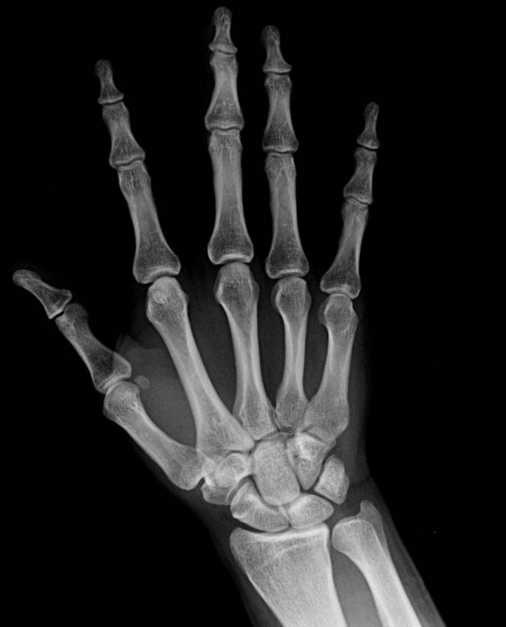
#> input picture img_encryption/images/grey/med.png, 506 x 627 px
$ python correlation.py
#> lines starting #> are read from the running program, lines starting #| are printed output that depends on the picture
#> in show_correlation, r_img is the input picture: shape (627, 506); min 0, max 232, mean 34.9
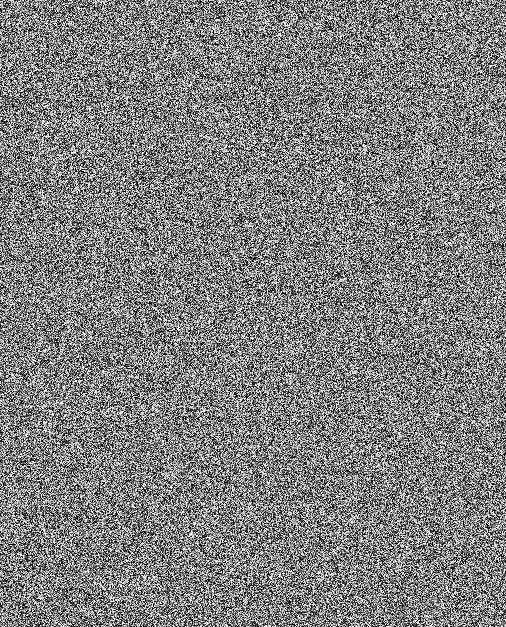
#> input picture img_encryption/CDBEA/result/med_encrypt.png, 506 x 627 px
#> in show_correlation, e_img is the input picture: shape (627, 506); min 0, max 255, mean 127.9
# -*-coding:utf-8 -*-

"""
# File       : correlation
# Time       ：2024/10/7 0:08
# Author     ：chenyu
# version    ：python 3.8
# Description：
"""
import cv2
import numpy as np
import matplotlib.pyplot as plt

# 分别计算图像通道相邻像素的水平、垂直和对角线的相关系数并返回
def _correlation(img, N):
    # 计算img通道
#> called with N = 2000
    h, w = img.shape
#> h = 627; w = 506
    # 随机产生pixels个[0,w-1)范围内的整数序列
    row = np.random.randint(0, h-1, N)
    col = np.random.randint(0, w-1, N)
    # 绘制相邻像素相关性图,统计x,y坐标
    h_x = []
    v_x = []
    d_x = []
    h_y = []
    v_y = []
    d_y = []
    for i in range(N):
        # 选择当前一个像素
        h_x.append(img[row[i]][col[i]])
        v_x.append(img[row[i]][col[i]])
        d_x.append(img[row[i]][col[i]])
        # 水平相邻像素是它的右侧也就是同行下一列的像素
        h_y.append(img[row[i]][col[i]+1])
        # 垂直相邻像素是它的下方也就是同列下一行的像素
        v_y.append(img[row[i]+1][col[i]])
        # 对角线相邻像素是它的右下即下一行下一列的那个像素
        d_y.append(img[row[i]+1][col[i]+1])
#> after the loop, d_x = 2000 values, max 218 at index 1760, min 0 at index 5, mean 32.83; d_y = 2000 values, max 210 at index 1454, min 0 at index 36, mean 32.84; h_x has the same summary as d_x; h_y = 2000 values, max 213 at index 1760, min 0 at index 36, mean 32.95; v_x has the same summary as d_x; v_y = 2000 values, max 217 at index 572, min 0 at index 5, mean 32.74
    # 三个方向的合到一起
    # x = x*3
    # y = h_y+v_y+d_y

    # 计算E(x)，计算三个方向相关性时，x没有重新选择也可以更改
    ex = 0
    for i in range(N):
        ex += img[row[i]][col[i]]
#> this loop made 2000 passes
#> ex on passes 1 to 3: 187, 296, 297
#> after the loop, ex = 65657
    ex = ex/N
#> ex = 32.83
    # 计算D(x)
    dx = 0
    for i in range(N):
        dx += (img[row[i]][col[i]]-ex)**2
#> this loop made 2000 passes
#> dx on passes 1 to 3: 23768.9, 29570.9, 30584
#> after the loop, dx = 5874148.2
    dx /= N
#> dx = 2937.1

    # 水平相邻像素h_y
    # 计算E(y)
    h_ey = 0
    for i in range(N):
        h_ey += img[row[i]][col[i]+1]
#> this loop made 2000 passes
#> h_ey on passes 1 to 3: 173, 284, 285
#> after the loop, h_ey = 65903
    h_ey /= N
#> h_ey = 32.95
    # 计算D(y)
    h_dy = 0
    for i in range(N):
        h_dy += (img[row[i]][col[i]+1]-h_ey)**2
#> this loop made 2000 passes
#> h_dy on passes 1 to 3: 19613.6, 25705.2, 26726
#> after the loop, h_dy = 5922064.3
    h_dy /= N
#> h_dy = 2961
    # 计算协方差
    h_cov = 0
    for i in range(N):
        h_cov += (img[row[i]][col[i]]-ex)*(img[row[i]][col[i]+1]-h_ey)
#> this loop made 2000 passes
#> h_cov on passes 1 to 3: 21591.5, 27536.6, 28553.5
#> after the loop, h_cov = 5838462.4
    h_cov /= N
#> h_cov = 2919.2
    h_Rxy = h_cov/(np.sqrt(dx)*np.sqrt(h_dy))
#> h_Rxy = 0.99

    # 垂直相邻像素v_y
    # 计算E(y)
    v_ey = 0
    for i in range(N):
        v_ey += img[row[i]+1][col[i]]
#> this loop made 2000 passes
#> v_ey on passes 1 to 3: 189, 302, 303
#> after the loop, v_ey = 65485
    v_ey /= N
#> v_ey = 32.74
    # 计算D(y)
    v_dy = 0
    for i in range(N):
        v_dy += (img[row[i]+1][col[i]]-v_ey)**2
#> this loop made 2000 passes
#> v_dy on passes 1 to 3: 24416.4, 30857.7, 31865.3
#> after the loop, v_dy = 5829992.4
    v_dy /= N
#> v_dy = 2915
    # 计算协方差
    v_cov = 0
    for i in range(N):
        v_cov += (img[row[i]][col[i]]-ex)*(img[row[i]+1][col[i]]-v_ey)
#> this loop made 2000 passes
#> v_cov on passes 1 to 3: 24090.5, 30203.8, 31214.1
#> after the loop, v_cov = 5823819.7
    v_cov /= N
#> v_cov = 2911.9
    v_Rxy = v_cov/(np.sqrt(dx)*np.sqrt(v_dy))
#> v_Rxy = 0.995

    # 对角线相邻像素d_y
    # 计算E(y)
    d_ey = 0
    for i in range(N):
        d_ey += img[row[i]+1][col[i]+1]
#> this loop made 2000 passes
#> d_ey on passes 1 to 3: 177, 286, 287
#> after the loop, d_ey = 65680
    d_ey /= N
#> d_ey = 32.84
    # 计算D(y)
    d_dy = 0
    for i in range(N):
        d_dy += (img[row[i]+1][col[i]+1]-d_ey)**2
#> this loop made 2000 passes
#> d_dy on passes 1 to 3: 20782.1, 26582.5, 27596.2
#> after the loop, d_dy = 5879686.8
    d_dy /= N
#> d_dy = 2939.8
    # 计算协方差
    d_cov = 0
    for i in range(N):
        d_cov += (img[row[i]][col[i]]-ex) * \
            (img[row[i]+1][col[i]+1]-d_ey)
#> this loop made 2000 passes
#> d_cov on passes 1 to 3: 22225.4, 28026.6, 29040
#> after the loop, d_cov = 5807153.1
    d_cov /= N
#> d_cov = 2903.6
    d_Rxy = d_cov/(np.sqrt(dx)*np.sqrt(d_dy))
#> d_Rxy = 0.988

    return h_Rxy, v_Rxy, d_Rxy, h_x, h_y, v_x, v_y, d_x, d_y

# 分别计算图像img的各通道相邻像素的相关系数，默认随机选取2000对相邻像素
def show_correlation(raw_img, encrypt_img, save_p, N=2000):
    r_img = cv2.imread(raw_img, cv2.IMREAD_GRAYSCALE)
    e_img = cv2.imread(encrypt_img, cv2.IMREAD_GRAYSCALE)
    r_Rxy = _correlation(r_img, N)
#> r_Rxy = 9 items
    e_Rxy = _correlation(e_img, N)

    # 结果展示
    # 原图像
    plt.subplot(231)
    plt.scatter(r_Rxy[3], r_Rxy[4], s=1)
    plt.title('origin-horizon')
    # 原图像相邻像素分布
    plt.subplot(232)
    plt.scatter(r_Rxy[5], r_Rxy[6], s=1)
    plt.title('origin-vertical')
    # 加密图像相邻像素分布
    plt.subplot(233)
    plt.scatter(r_Rxy[7], r_Rxy[8], s=1)
    plt.title('origin-diagonal')

    plt.subplot(234)
    plt.scatter(e_Rxy[3], e_Rxy[4], s=1)
    plt.title('encrypted-horizon')
    # 原图像相邻像素分布
    plt.subplot(235)
    plt.scatter(e_Rxy[5], e_Rxy[6], s=1)
    plt.title('encrypted-vertical')
    # 加密图像相邻像素分布
    plt.subplot(236)
    plt.scatter(e_Rxy[7], e_Rxy[8], s=1)
    plt.title('encrypted-diagonal')

    plt.tight_layout()
    # plt.savefig(save_p)
    plt.show()
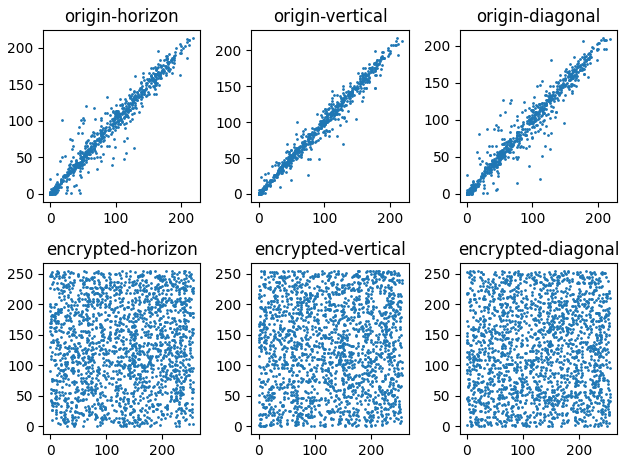
#> figure drawn by matplotlib, 6 panels
    return r_Rxy[0:3], e_Rxy[0:3]

def correlation(img, encrypt_img):
    r_Rxy, e_Rxy = show_correlation(img, encrypt_img, None)
    # 输出结果保留四位有效数字
    print("========原始图像的各方向的相关系数========")
    print('Horizontal\tVertical\tDiagonal')
    print('{:.4f}\t\t{:.4f}\t\t{:.4f}'.format(
        r_Rxy[0], r_Rxy[1], r_Rxy[2]))
#| 0.9899		0.9952		0.9881
    print("========加密图像的各方向的相关系数========")
    print('Horizontal\tVertical\tDiagonal')
    print('{:.4f}\t\t{:.4f}\t\t{:.4f}'.format(
        e_Rxy[0], e_Rxy[1], e_Rxy[2]))
#| 0.0377		0.0150		0.0312

if __name__ == '__main__':
    img = '../images/grey/med.png'
    encrypt_img = '../CDBEA/result/med_encrypt.png'
    correlation(img, encrypt_img)
